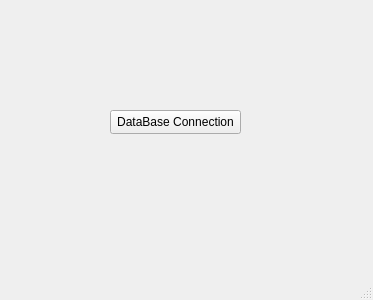
<?xml version="1.0" encoding="UTF-8"?>
<ui version="4.0">
 <class>MainWindow</class>
 <widget class="QMainWindow" name="MainWindow">
  <property name="geometry">
   <rect>
    <x>0</x>
    <y>0</y>
    <width>373</width>
    <height>300</height>
   </rect>
  </property>
  <property name="windowTitle">
   <string>MainWindow</string>
  </property>
  <widget class="QWidget" name="centralwidget">
   <widget class="QPushButton" name="pushButton">
    <property name="geometry">
     <rect>
      <x>110</x>
      <y>110</y>
      <width>131</width>
      <height>24</height>
     </rect>
    </property>
    <property name="text">
     <string>DataBase Connection</string>
    </property>
   </widget>
  </widget>
  <widget class="QMenuBar" name="menubar">
   <property name="geometry">
    <rect>
     <x>0</x>
     <y>0</y>
     <width>373</width>
     <height>21</height>
    </rect>
   </property>
  </widget>
  <widget class="QStatusBar" name="statusbar"/>
 </widget>
 <resources/>
 <connections/>
</ui>
